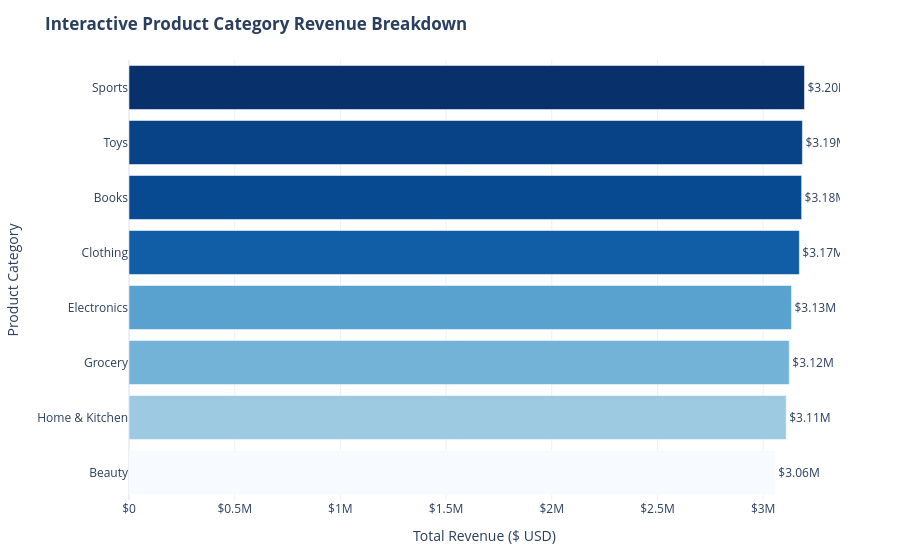

The code cell stored with this chart in its notebook:
### Code cell
# Chart 9: Interactive Category-wise Revenue (Plotly)
fig9 = px.bar(
    cat_summary,
    x='Total_Revenue',
    y='Product_Category',
    orientation='h',
    text=cat_summary['Total_Revenue'].apply(lambda x: f'${x/1e6:.2f}M'),
    color='Total_Revenue',
    color_continuous_scale='Blues',
    title='<b>Interactive Product Category Revenue Breakdown</b>',
    labels={'Total_Revenue': 'Total Revenue ($ USD)', 'Product_Category': 'Product Category'},
    custom_data=['Order_Count', 'AOV']
)

fig9.update_traces(
    hovertemplate='<b>Category:</b> %{y}<br><b>Total Revenue:</b> $%{x:,.2f}<br><b>Total Orders:</b> %{customdata[0]:,}<br><b>Average Order Value (AOV):</b> $%{customdata[1]:.2f}<extra></extra>',
    textposition='outside'
)

fig9.update_layout(
    template='plotly_white',
    yaxis=dict(autorange='reversed'),
    xaxis=dict(tickprefix='$', showgrid=True),
    margin=dict(l=100, r=60, t=60, b=60),
    coloraxis_showscale=False
)

html9_path = os.path.join(out_dir, "category_revenue.html")
fig9.write_html(html9_path, include_plotlyjs='cdn')
fig9.show()
print(f"Chart 9 exported to: {html9_path}")

### Figure 1 — Plotly figure (JSON) as saved in the notebook; plotly's stock layout.template omitted (floating-point values rounded to 4 significant figures)
{"data": [{"customdata": [[6312.0, 506.2], [6392.0, 498.4], [6253.0, 508.9], [6224.0, 509.5], [6320.0, 495.9], [6215.0, 502.6], [6209.0, 500.7], [6075.0, 503.3]], "hovertemplate": "<b>Category:</b> %{y}<br><b>Total Revenue:</b> $%{x:,.2f}<br><b>Total Orders:</b> %{customdata[0]:,}<br><b>Average Order Value (AOV):</b> $%{customdata[1]:.2f}<extra></extra>", "legendgroup": "", "marker": {"color": [3195000.0, 3186000.0, 3182000.0, 3171000.0, 3134000.0, 3124000.0, 3109000.0, 3057000.0], "coloraxis": "coloraxis", "pattern": {"shape": ""}}, "name": "", "orientation": "h", "showlegend": false, "text": ["$3.20M", "$3.19M", "$3.18M", "$3.17M", "$3.13M", "$3.12M", "$3.11M", "$3.06M"], "textposition": "outside", "type": "bar", "x": [3195000.0, 3186000.0, 3182000.0, 3171000.0, 3134000.0, 3124000.0, 3109000.0, 3057000.0], "xaxis": "x", "y": ["Sports", "Toys", "Books", "Clothing", "Electronics", "Grocery", "Home & Kitchen", "Beauty"], "yaxis": "y"}], "layout": {"barmode": "relative", "coloraxis": {"autocolorscale": false, "colorbar": {"title": {"text": "Total Revenue ($ USD)"}}, "colorscale": [[0.0, "rgb(247,251,255)"], [0.125, "rgb(222,235,247)"], [0.25, "rgb(198,219,239)"], [0.375, "rgb(158,202,225)"], [0.5, "rgb(107,174,214)"], [0.625, "rgb(66,146,198)"], [0.75, "rgb(33,113,181)"], [0.875, "rgb(8,81,156)"], [1.0, "rgb(8,48,107)"]], "showscale": false}, "legend": {"tracegroupgap": 0}, "margin": {"b": 60, "l": 100, "r": 60, "t": 60}, "title": {"text": "<b>Interactive Product Category Revenue Breakdown</b>"}, "xaxis": {"anchor": "y", "domain": [0.0, 1.0], "showgrid": true, "tickprefix": "$", "title": {"text": "Total Revenue ($ USD)"}}, "yaxis": {"anchor": "x", "autorange": "reversed", "domain": [0.0, 1.0], "title": {"text": "Product Category"}}}}
